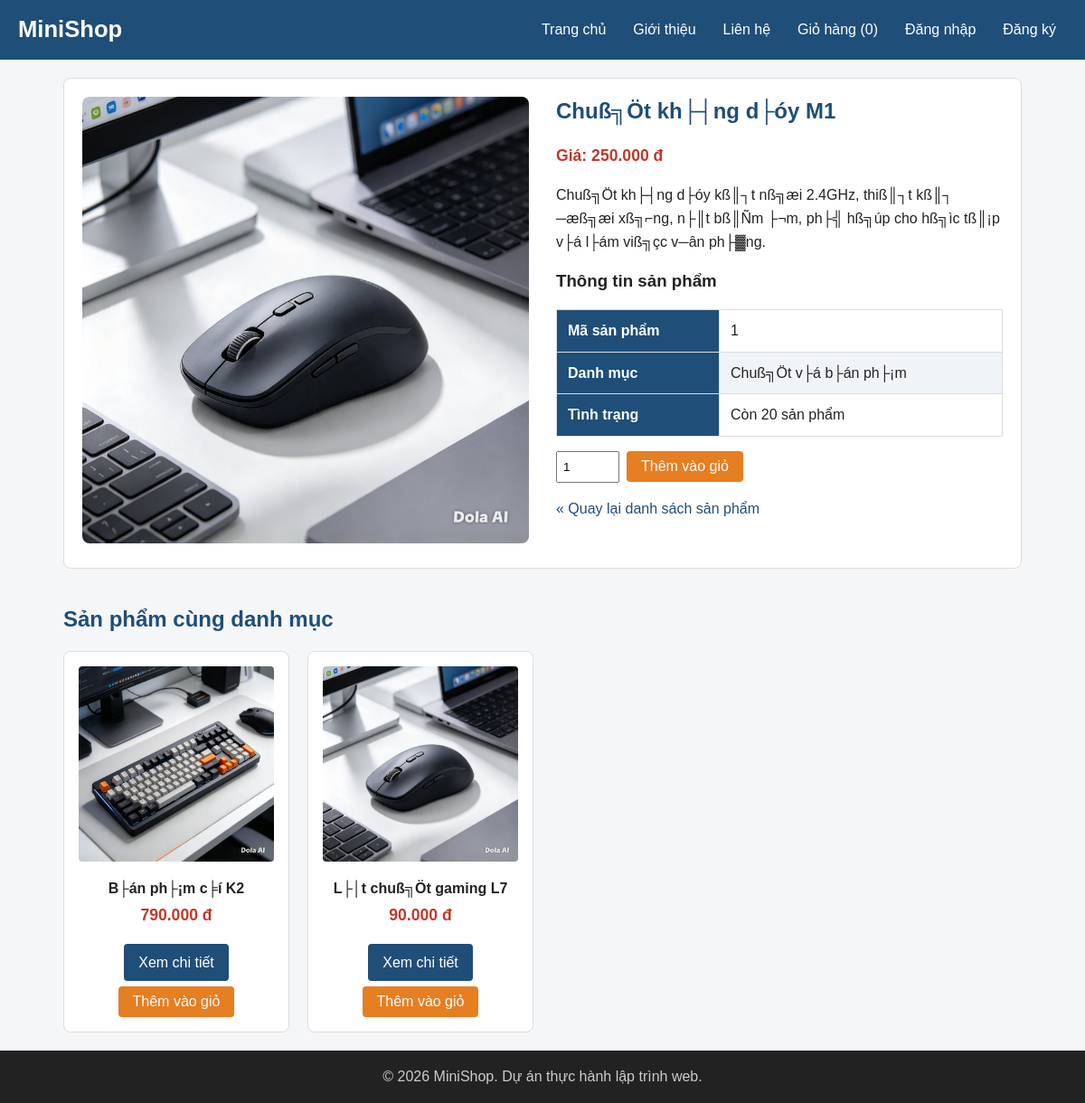
Screenshot of /product.php?id=1 with the database file from the repository.
### tables this page shows
CREATE TABLE `products` (
  `id` int(10) unsigned NOT NULL AUTO_INCREMENT,
  `category_id` int(10) unsigned NOT NULL,
  `name` varchar(200) NOT NULL,
  `price` int(10) unsigned NOT NULL,
  `description` text DEFAULT NULL,
  `image` varchar(255) NOT NULL DEFAULT 'images/sp01.jpg',
  `stock` int(10) unsigned NOT NULL DEFAULT 0,
  `created_at` datetime NOT NULL DEFAULT current_timestamp(),
  PRIMARY KEY (`id`),
  KEY `category_id` (`category_id`),
  CONSTRAINT `products_ibfk_1` FOREIGN KEY (`category_id`) REFERENCES `categories` (`id`)
);

CREATE TABLE `categories` (
  `id` int(10) unsigned NOT NULL AUTO_INCREMENT,
  `name` varchar(100) NOT NULL,
  PRIMARY KEY (`id`)
);

### includes/functions.php (called while the page is built, shortened)
<?php
function e($value)
{
    return htmlspecialchars((string) $value, ENT_QUOTES, 'UTF-8');
}
function format_price($amount)
{
    return number_format((int) $amount, 0, ',', '.') . ' đ';
}
function url($path = '')
{
    return BASE_URL . ltrim($path, '/');
}

### product.php (the view, shortened to what this page needs)
<?php
require __DIR__ . '/includes/init.php';
$id = (int) ($_GET['id'] ?? 0);
$stmt = $pdo->prepare(
    'SELECT p.*, c.name AS category_name
     FROM products p
     JOIN categories c ON c.id = p.category_id
     WHERE p.id = ?'
);
$stmt->execute([$id]);
$product = $stmt->fetch();
require __DIR__ . '/includes/header.php';
?>
<article class="product-detail">
    <div class="product-image">
        <img src="<?= url($product['image']) ?>" alt="<?= e($product['name']) ?>">
    </div>
    <div class="product-info">
        <h2><?= e($product['name']) ?></h2>
        <p class="price">Giá: <strong><?= format_price($product['price']) ?></strong></p>
        <p><?= nl2br(e($product['description'])) ?></p>
        <h3>Thông tin sản phẩm</h3>
        <table>
            <tbody>
                <tr>
                    <th>Mã sản phẩm</th>
                    <td><?= $product['id'] ?></td>
                </tr>
                <tr>
                    <th>Danh mục</th>
                    <td><?= e($product['category_name']) ?></td>
                </tr>
                <tr>
                    <th>Tình trạng</th>
                    <td><?= $product['stock'] > 0 ? 'Còn ' . $product['stock'] . ' sản phẩm' : 'Hết hàng' ?></td>
                </tr>
            </tbody>
        </table>
        <?php if ($product['stock'] > 0): ?>
            <form action="<?= url('cart-add.php') ?>" method="post" class="cart-actions">
                <input type="number" name="quantity" value="1" min="1" max="<?= $product['stock'] ?>">
                <button type="submit" class="btn btn-accent">Thêm vào giỏ</button>
            </form>
        <?php endif; ?>
        <p><a href="<?= url('index.php') ?>">&laquo; Quay lại danh sách sản phẩm</a></p>
    </div>
</article>
<?php
$stmtRelated = $pdo->prepare('SELECT id, name, price, image FROM products WHERE category_id = ? AND id <> ? LIMIT 3');
$stmtRelated->execute([$product['category_id'], $product['id']]);
$relatedProducts = $stmtRelated->fetchAll();
?>
<?php if (!empty($relatedProducts)): ?>
<section class="related-products" style="margin-top: 40px;">
    <h2>Sản phẩm cùng danh mục</h2>
    <div class="product-list">
        <?php foreach ($relatedProducts as $relProduct): ?>
        <article class="product-card">
            <img src="<?= url($relProduct['image']) ?>" alt="<?= e($relProduct['name']) ?>">
            <h3><?= e($relProduct['name']) ?></h3>
            <p class="price"><?= format_price($relProduct['price']) ?></p>
            <a href="<?= url('product.php?id=' . $relProduct['id']) ?>" class="btn">Xem chi tiết</a>
            <form action="<?= url('cart-add.php') ?>" method="post" class="inline-form">
                <button type="submit" class="btn btn-accent">Thêm vào giỏ</button>
            </form>
        </article>
        <?php endforeach; ?>
    </div>
</section>
<?php endif; ?>
<?php require __DIR__ . '/includes/footer.php'; ?>

### css/style.css (style rules this page uses)
:root { --primary: #1f4e79; --primary-dark: #163a5a; --accent: #e67e22; --accent-dark: #cf6d17; --text: #222222; --muted: #666666; --border: #dddddd; --bg: #f5f6f8; --white: #ffffff; --danger: #c0392b; }
* { box-sizing: border-box; }
body { margin: 0; font-family: Arial, Helvetica, sans-serif; font-size: 16px; line-height: 1.6; color: var(--text); background-color: var(--bg); }
h1, h2, h3 { line-height: 1.3; }
h2 { color: var(--primary); }
a { color: var(--primary); text-decoration: none; }
img { max-width: 100%; height: auto; }
.price { color: var(--danger); font-size: 1.1rem; font-weight: bold; }
.product-list { display: grid; grid-template-columns: repeat(4, 1fr); gap: 20px; }
.product-card { padding: 16px; border: 1px solid var(--border); border-radius: 8px; background-color: var(--white); text-align: center; transition: box-shadow 0.2s, transform 0.2s; }
.product-card img { width: 100%; aspect-ratio: 1 / 1; object-fit: cover; border-radius: 4px; }
.product-card h3 { margin: 12px 0 4px; font-size: 1rem; }
.product-card .price { margin: 0 0 12px; }
.btn { display: inline-block; padding: 8px 16px; border: none; border-radius: 4px; background-color: var(--primary); color: var(--white); font-size: 1rem; font-family: inherit; cursor: pointer; }
.btn-accent { background-color: var(--accent); }
.product-card .btn { margin-top: 6px; }
.product-detail { display: grid; grid-template-columns: 1fr 1fr; gap: 30px; padding: 20px; border: 1px solid var(--border); border-radius: 8px; background-color: var(--white); }
.product-image img { width: 100%; border-radius: 8px; }
.product-info h2 { margin-top: 0; }
body { display: flex; flex-direction: column; min-height: 100vh; }
table { width: 100%; border-collapse: collapse; background-color: var(--white); }
th, td { padding: 10px 12px; border: 1px solid var(--border); text-align: left; }
th { background-color: var(--primary); color: var(--white); }
tbody tr:nth-child(even) { background-color: #f0f4f8; }
.inline-form { display: inline; }
.cart-actions { display: flex; flex-wrap: wrap; align-items: center; gap: 8px; margin: 16px 0; }
.cart-actions input[type="number"] { width: 70px; padding: 8px 6px; }

### rows the page displays
products: image (picture), name "Chuß╗Öt kh├┤ng d├óy M1", price "250.000 đ", description "Chuß╗Öt kh├┤ng d├óy kß║┐t nß╗æi 2.4GHz, thiß║┐t kß║┐ ─æß╗æi xß╗⌐ng, n├║t bß║Ñm ├¬m, ph├╣ hß╗úp cho hß╗ìc tß║¡p v├á l├ám viß╗çc v─ân ph├▓ng.", id "1", category.name "Chuß╗Öt v├á b├án ph├¡m", stock "20"
products: image (picture), name "B├án ph├¡m c╞í K2", price "790.000 đ"
products: image (picture), name "L├│t chuß╗Öt gaming L7", price "90.000 đ"

### other values shown
cart_count() "0"
